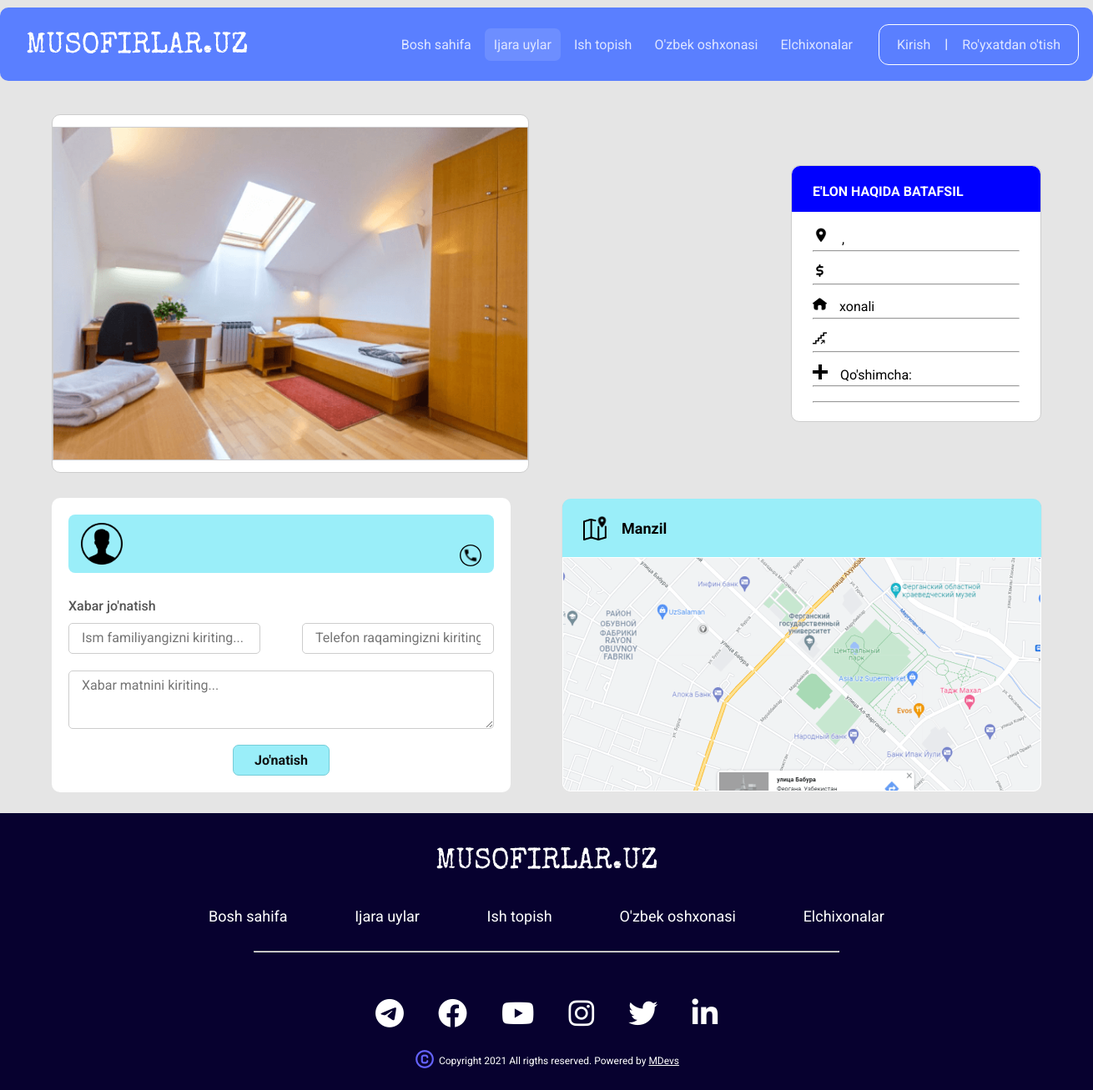
The app's page /flat-detail/5/, older data.
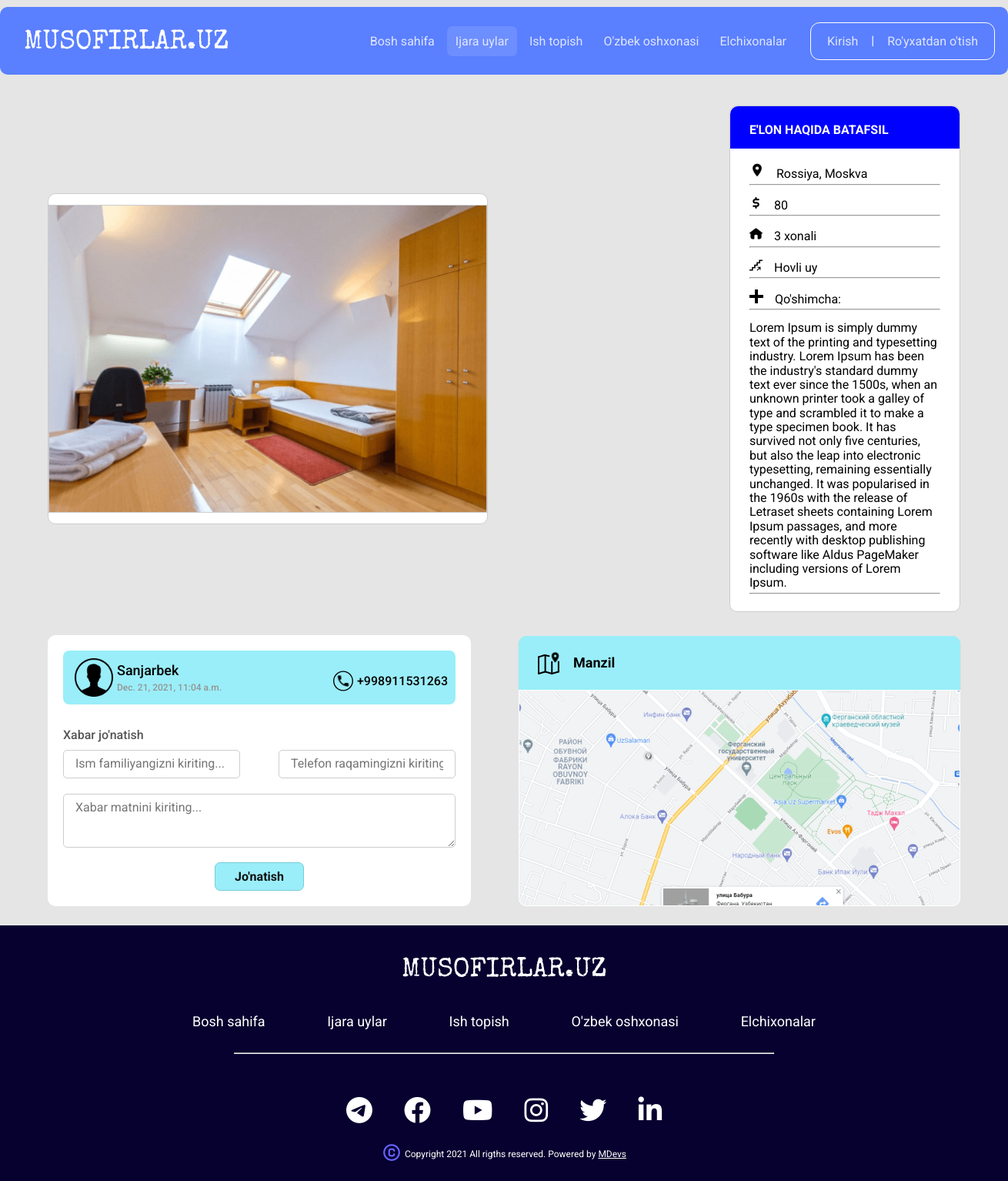
The same page, newer data.
### src/flat/models.py (models this page shows, shortened)
class Flat(models.Model):
    author = models.ForeignKey(User, on_delete=models.CASCADE, blank=True, null=True)
    country = models.CharField(max_length=50, blank=True, null=True)
    city = models.CharField(max_length=50, blank=True, null=True)
    address = models.CharField(max_length=200, blank=True, null=True)
    price = models.IntegerField(blank=True, null=True)
    description = models.TextField(blank=True, null=True)
    room_count = models.IntegerField(blank=True, null=True)
    floor = models.CharField(max_length=50, blank=True, null=True)
    image = models.ImageField(blank=True, null=True)
    created_at = models.DateTimeField(auto_now_add=True, blank=True, null=True)
    updated_at = models.DateTimeField(auto_now=True, blank=True, null=True)

### accounts/models.py (models this page shows, shortened)
class User(AbstractBaseUser):
    first_name = models.CharField(max_length=255)
    last_name = models.CharField(max_length=255, null=True, blank=True)
    email = models.EmailField(max_length=255, unique=True, null=True, blank=True)
    phone_number = models.CharField(max_length=255, unique=True)
    country = models.CharField(max_length=255)
    city = models.CharField(max_length=255)
    date_joined = models.DateTimeField(auto_now_add=True)
    last_login = models.DateTimeField(auto_now=True)
    is_admin = models.BooleanField(default=False)
    is_active = models.BooleanField(default=True)
    is_staff = models.BooleanField(default=False)
    is_superuser = models.BooleanField(default=False)
    USERNAME_FIELD = 'phone_number'
    REQUIRED_FIELDS = ['first_name']
    objects = UserManager()

### src/flat/views.py (the view)
# urls.py: path('flat-detail/<str:pk>/', views.flat_detail, name='flat_detail'),
def flat_detail(request, pk):
    flat = Flat.objects.filter(pk=pk).first()
    context = {
        'flat': flat,
    }
    return render(request, 'flat/flat-detail.html', context)

### templates/flat/flat-detail.html (shortened to what the changed rows need)
{% load static %}
<!DOCTYPE html>
<html lang="uz">
<head>
    <link rel="stylesheet" href="https://cdnjs.cloudflare.com/ajax/libs/font-awesome/6.0.0-beta3/css/all.min.css"
/>
    <link rel="stylesheet" href="{% static 'css/normalize.css' %}">
    <link rel="stylesheet" href="{% static 'css/style.css' %}">
    <link rel="stylesheet" href="{% static 'css/flat-detail.css' %}">
</head>
<body>
<main class="site-main">
    <section>
        <div class="container card-container">
            <div class="anons">
                <h1>
                    E'LON HAQIDA BATAFSIL
                </h1>
                <ul class="anons-list">
                    <li class="anons-items"><img src="{% static 'img/first/card-location.svg' %}" alt="">
                         {{ flat.country }}, {{ flat.city }}
                        <hr>
                    </li>
                    <li class="anons-items"><img src="{% static 'img/first/dollar-icon.png' %}" alt="">
                        {{ flat.price }}
                        <hr>
                    </li>
                    <li class="anons-items"><img src="{% static 'img/first/home-icon.png' %}" alt="">
                        {{ flat.room_count }} xonali
                        <hr>
                    <li>
                    <li class="anons-items"><img src="{% static 'img/first/zina-icon.png' %}" alt="">
                        {{ flat.floor }}
                        <hr>
                    </li>
                    <li class="anons-items"><img src="{% static 'img/second/qoshish.svg' %}" alt=""> Qo'shimcha:
                        <hr>
                    </li>
                    <li class="anons-items">
                        <p>
                            {{ flat.description }}
                        </p>
                        <hr>
                    </li>
                </ul>
            </div>
        </div>
    </section>
    <section class="location">
        <div class="container location-container">
            <div class="request">
                <div class="request-logo">
                    <div class="user-logo">
                        <div>
                            <h1>{{ flat.author.first_name }}</h1>
                            <p>{{ flat.created_at }}</p>
                        </div>
                    </div>
                    <div class="tel">
                        <img src="{% static 'img/second/tel-logo.svg' %}" alt="">
                        <p>{{ flat.author.phone_number }}</p>
                    </div>
                </div>
                <h1>Xabar jo'natish</h1>
            </div>
            <div class="location-card">
                <div>
                    <h1>Manzil</h1>
                </div>
            </div>
        </div>
    </section>
</main>
</body>
</html>

Row changes from the older to the newer data that the page shows:
added Flat: country "Rossiya", city "Moskva", price "80", room_count "3", floor "Hovli uy", description "Lorem Ipsum is simply dummy text of the printing and typesetting industry. Lorem Ipsum has been the industry's standard dummy text ever since the 1500s, when an unknown printer took a galley of type and scrambled it to make a type specimen book. It has survived not only five centuries, but also the leap into electronic typesetting, remaining essentially unchanged. It was popularised in the 1960s with the release of Letraset sheets containing Lorem Ipsum passages, and more recently with desktop publishing software like Aldus PageMaker including versions of Lorem Ipsum.", author.first_name "Sanjarbek", created_at "Dec. 21, 2021, 11:04 a.m.", author.phone_number "+998911531263"
